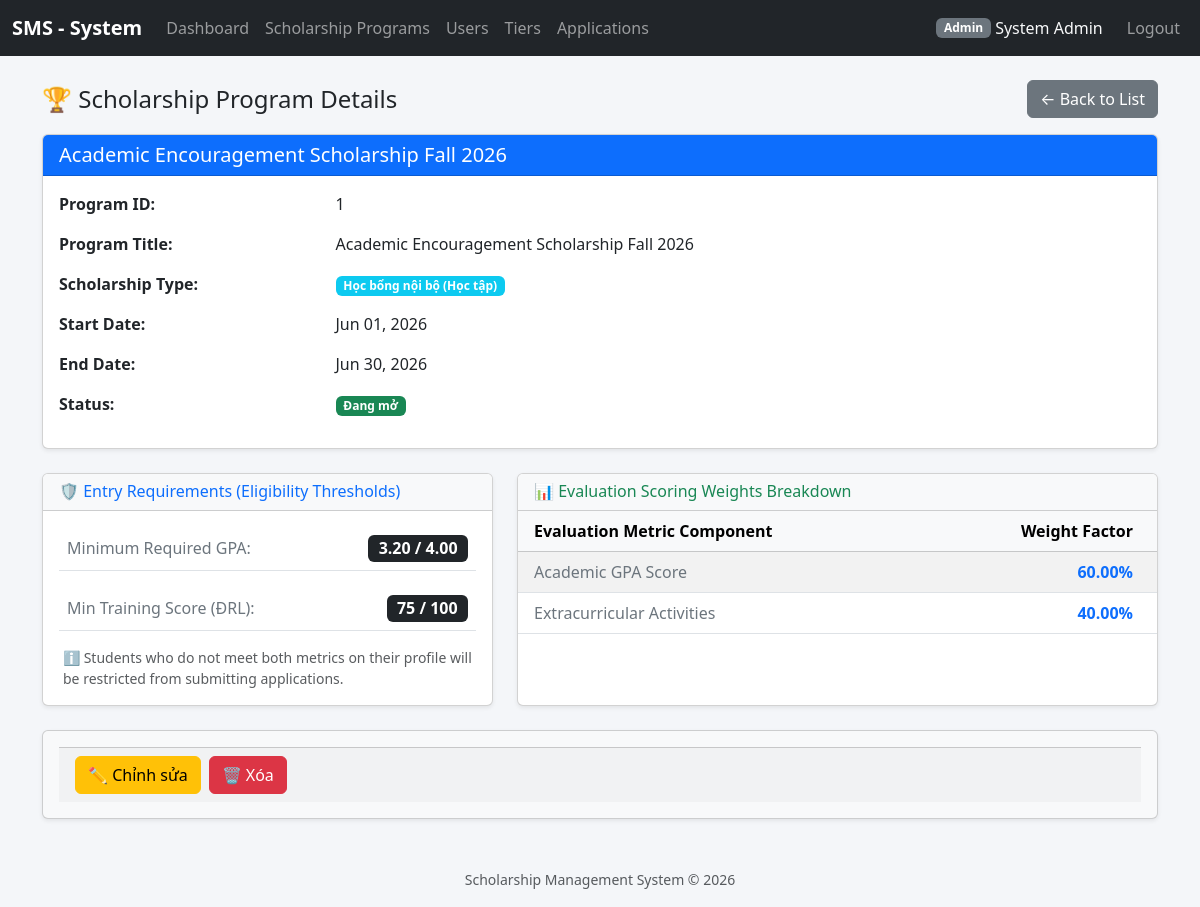
The app's page /index.php?controller=scholarship_programs&action=show&id=1 (signed in) with its own data.
### tables this page shows
CREATE TABLE `scholarship_programs` (
  `id` int(11) NOT NULL,
  `title` varchar(255) NOT NULL,
  `scholarship_type` enum('internal_academic','corporate_sponsor','social_support') NOT NULL,
  `start_date` date DEFAULT NULL,
  `end_date` date DEFAULT NULL,
  `status` enum('active','closed','draft') DEFAULT 'draft',
  `min_gpa` decimal(3,2) DEFAULT 0.00,
  `min_training_score` int(11) DEFAULT 0
);

CREATE TABLE `scoring_criteria` (
  `id` int(11) NOT NULL,
  `program_id` int(11) NOT NULL,
  `criteria_name` varchar(150) NOT NULL,
  `weight` decimal(5,2) NOT NULL
);

### controllers/ScholarshipProgramController.php (called while the page is built, shortened)
<?php
require_once __DIR__ . '/../models/ScholarshipProgram.php';
require_once __DIR__ . '/../helpers/functions.php';
class ScholarshipProgramController
{
    private ScholarshipProgram $model;
    public function __construct()
    {
        $this->model = new ScholarshipProgram();
    }
    public function show(): void
    {
        $id = (int)($_GET['id'] ?? 0);
        $program = $this->model->getById($id);
        $this->render('scholarship_programs/show', [
            'program'  => $program,
            'types'    => ScholarshipProgram::TYPES,
            'statuses' => ScholarshipProgram::STATUSES,
        ]);
    }
    private function render(string $view, array $data = []): void
    {
        extract($data);
        require __DIR__ . '/../views/' . $view . '.php';
    }
}

### helpers/functions.php (called while the page is built, shortened)
<?php
function e(?string $value): string
{
    return htmlspecialchars($value ?? '', ENT_QUOTES, 'UTF-8');
}
function url(string $controller, string $action = 'index', array $params = []): string
{
    $query = array_merge(['controller' => $controller, 'action' => $action], $params);
    return 'index.php?' . http_build_query($query);
}

### config/database.php (called while the page is built)
<?php
class Database
{
    private static ?PDO $instance = null;
    public static function getConnection(): PDO
    {
        if (self::$instance === null) {
            $host    = 'localhost';
            $dbname  = 'scholarship_system';
            $user    = 'root';
            $pass    = '';
            $charset = 'utf8mb4';
            $dsn = "mysql:host={$host};dbname={$dbname};charset={$charset}";
            $options = [
                PDO::ATTR_ERRMODE            => PDO::ERRMODE_EXCEPTION,
                PDO::ATTR_DEFAULT_FETCH_MODE => PDO::FETCH_ASSOC,
                PDO::ATTR_EMULATE_PREPARES   => false,
            ];
            try {
                self::$instance = new PDO($dsn, $user, $pass, $options);
            } catch (PDOException $e) {
                die('Kết nối CSDL thất bại: ' . $e->getMessage());
            }
        }
        return self::$instance;
    }
}

### models/ScholarshipProgram.php (called while the page is built, shortened)
<?php
require_once __DIR__ . '/../config/database.php';
class ScholarshipProgram
{
    private PDO $db;
    public function __construct()
    {
        $this->db = Database::getConnection();
    }
    public function getById(int $id): array|false
    {
        $stmt = $this->db->prepare("SELECT * FROM scholarship_programs WHERE id = :id");
        $stmt->execute(['id' => $id]);
        return $stmt->fetch();
    }
}

### views/scholarship_programs/show.php (the view, shortened to what this page needs)
<?php
require_once __DIR__ . '/../partials/header.php';
$statusBadgeMap = ['draft' => 'secondary', 'active' => 'success', 'closed' => 'dark'];
$db = Database::getConnection();
$stmt = $db->prepare("SELECT criteria_name, weight FROM scoring_criteria WHERE program_id = ? ORDER BY id ASC");
$stmt->execute([$program['id']]);
$scoringCriteria = $stmt->fetchAll(PDO::FETCH_ASSOC);
?>
<div class="d-flex justify-content-between align-items-center mb-3">
    <h4 class="mb-0">🏆 Scholarship Program Details</h4>
    <a href="<?= e(url('scholarship_programs', 'index')) ?>" class="btn btn-secondary">← Back to List</a>
</div>
<div class="card shadow-sm mb-4">
    <div class="card-header bg-primary text-white">
        <h5 class="mb-0"><?= e($program['title']) ?></h5>
    </div>
    <div class="card-body">
        <?php
        $label = 'Program ID:';
        $value = $program['id'];
        require __DIR__ . '/../partials/components/detail_row.php';
        $label = 'Program Title:';
        $value = $program['title'];
        require __DIR__ . '/../partials/components/detail_row.php';
        $label = 'Scholarship Type:';
        ?>
        <span class="badge bg-info">
            <?= e($types[$program['scholarship_type']] ?? $program['scholarship_type']) ?>
        </span>
        <?php
        $value = ob_get_clean();
        $escape = false;
        require __DIR__ . '/../partials/components/detail_row.php';
        $label = 'Start Date:';
        $value = $program['start_date'] ? date('M d, Y', strtotime($program['start_date'])) : '<span class="text-muted">Not specified</span>';
        $escape = false;
        require __DIR__ . '/../partials/components/detail_row.php';
        $label = 'End Date:';
        $value = $program['end_date'] ? date('M d, Y', strtotime($program['end_date'])) : '<span class="text-muted">Not specified</span>';
        $escape = false;
        require __DIR__ . '/../partials/components/detail_row.php';
        $label = 'Status:';
        $status = $program['status'];
        $statusMap = $statusBadgeMap;
        $labelMap = $statuses;
        require __DIR__ . '/../partials/components/status_badge.php';
        $value = ob_get_clean();
        $escape = false;
        require __DIR__ . '/../partials/components/detail_row.php';
        ?>
    </div>
</div>
<div class="row">
    <div class="col-md-5 mb-4">
        <div class="card shadow-sm h-100">
            <div class="card-header bg-light">
                <h6 class="mb-0 text-primary">🛡️ Entry Requirements (Eligibility Thresholds)</h6>
            </div>
            <div class="card-body">
                <div class="mb-3 p-2 border-bottom d-flex justify-content-between align-items-center">
                    <span class="font-weight-bold text-secondary">Minimum Required GPA:</span>
                    <span class="badge bg-dark fs-6"><?= number_format($program['min_gpa'] ?? 0.00, 2) ?> / 4.00</span>
                </div>
                <div class="p-2 border-bottom d-flex justify-content-between align-items-center">
                    <span class="font-weight-bold text-secondary">Min Training Score (ĐRL):</span>
                    <span class="badge bg-dark fs-6"><?= e($program['min_training_score'] ?? 0) ?> / 100</span>
                </div>
                <small class="text-muted d-block mt-3 px-1">
                    ℹ️ Students who do not meet both metrics on their profile will be restricted from submitting applications.
                </small>
            </div>
        </div>
    </div>
    <div class="col-md-7 mb-4">
        <div class="card shadow-sm h-100">
            <div class="card-header bg-light">
                <h6 class="mb-0 text-success">📊 Evaluation Scoring Weights Breakdown</h6>
            </div>
            <div class="card-body p-0">
                <?php if (empty($scoringCriteria)): ?>
                    <div class="p-4 text-center text-muted">
                        No scoring criteria weights configured for this program.
                    </div>
                <?php else: ?>
                    <div class="table-responsive">
                        <table class="table table-hover table-striped mb-0">
                            <thead class="table-light">
                                <tr>
                                    <th class="ps-3">Evaluation Metric Component</th>
                                    <th class="text-end pe-4" style="width: 150px;">Weight Factor</th>
                                </tr>
                            </thead>
                            <tbody>
                                <?php foreach ($scoringCriteria as $criteria): ?>
                                <tr>
                                    <td class="ps-3 text-secondary font-weight-bold"><?= e($criteria['criteria_name']) ?></td>
                                    <td class="text-end pe-4 text-primary"><strong><?= number_format($criteria['weight'], 2) ?>%</strong></td>
                                </tr>
                                <?php endforeach; ?>
                            </tbody>
                        </table>
                    </div>
                <?php endif; ?>
            </div>
        </div>
    </div>
</div>
<div class="card p-3 shadow-sm bg-light">
    <?php
    require __DIR__ . '/../partials/components/admin_actions.php';
    ?>
</div>
<?php require_once __DIR__ . '/../partials/footer.php'; ?>

### views/partials/components/detail_row.php
<?php
$escape = $escape ?? true;
?>
<div class="row mb-3">
    <div class="col-md-3 fw-bold"><?= e($label) ?></div>
    <div class="col-md-9"><?= $escape ? e($value) : $value ?></div>
</div>

### views/partials/components/status_badge.php
<?php
$badgeColor = $statusMap[$status] ?? 'secondary';
$statusLabel = $labelMap[$status] ?? $status;
?>
<span class="badge bg-<?= e($badgeColor) ?>">
    <?= e($statusLabel) ?>
</span>

### views/partials/header.php (style rules this page uses)
body { background-color: #f4f6f9; }

### records on screen
scholarship_programs: title "Academic Encouragement Scholarship Fall 2026", scholarship_type "Học bổng nội bộ (Học tập)", start_date "Jun 01, 2026", end_date "Jun 30, 2026", status "Đang mở", min_gpa "3.20", min_training_score "75"
scoring_criteria: criteria_name "Academic GPA Score", weight "60.00"
scoring_criteria: criteria_name "Extracurricular Activities", weight "40.00"

### other values on screen
$u['role'] "Admin"
$u['full_name'] "System Admin"
$label "Program ID: Program Title: Scholarship Type: Start Date: End Date: Status:"
$value "1"
